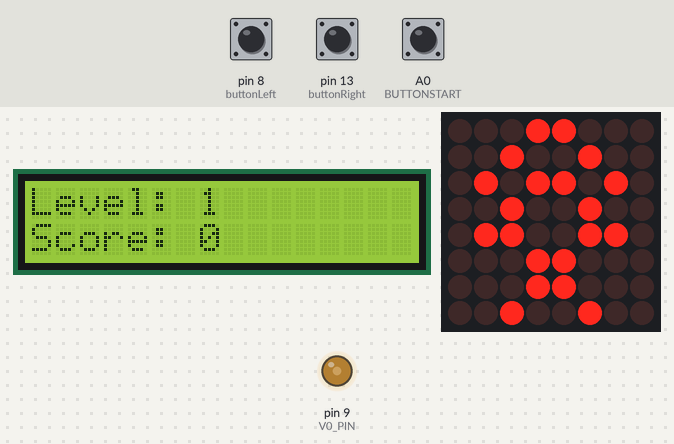
Bench run of a sketch on a simulated Arduino Uno, built with avr-gcc and run on an emulated ATmega328P. Parts: 16×2 character LCD, 8×8 LED matrix, output pins drawn as LEDs (lit = HIGH). Inputs (shaded band) come from the test bench; at power-on: A0 (BUTTONSTART) LOW, pin 8 (buttonLeft) LOW, pin 13 (buttonRight) LOW.

Above: at 1.2 s.
1.3 s: A0 (BUTTONSTART) pulled HIGH for 0.15 s
At 1.39 s:
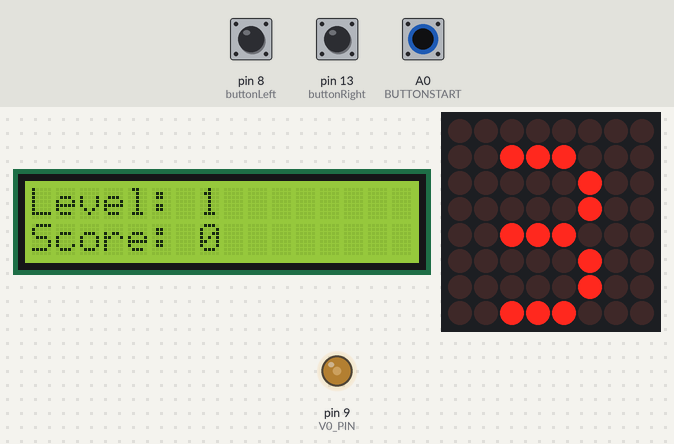
2.0 s: pin 8 (buttonLeft) pulled HIGH for 3.2 s
At 4.37 s:
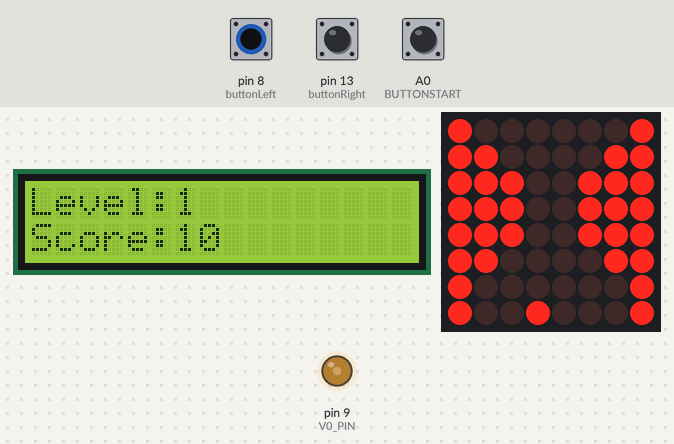
5.8 s: A0 (BUTTONSTART) pulled HIGH for 1 s
At 6.3 s:
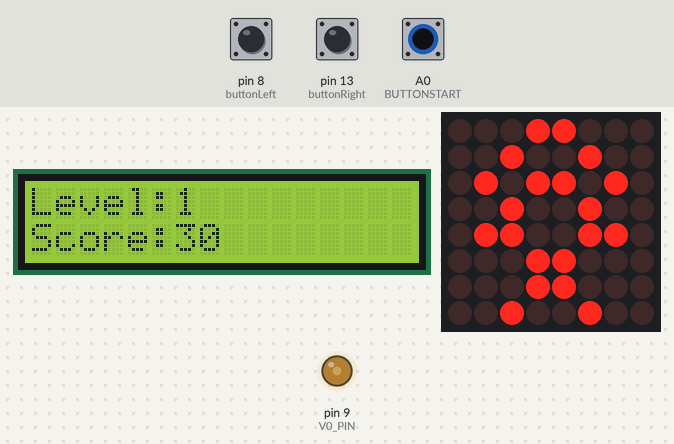
8.3 s: A0 (BUTTONSTART) pulled HIGH for 0.15 s
At 8.39 s:
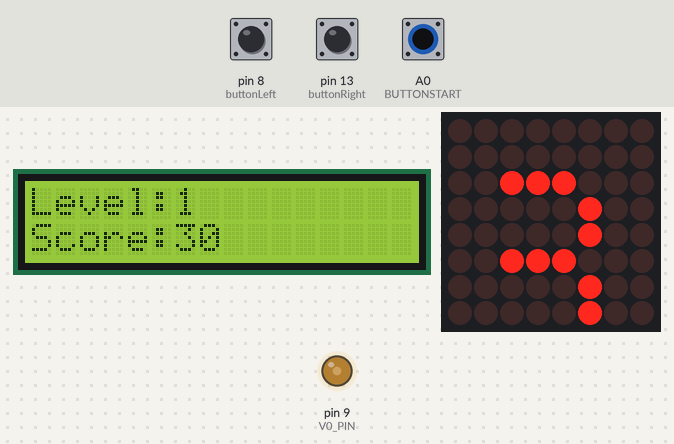
9.0 s: pin 13 (buttonRight) pulled HIGH for 3.2 s
At 11.38 s:
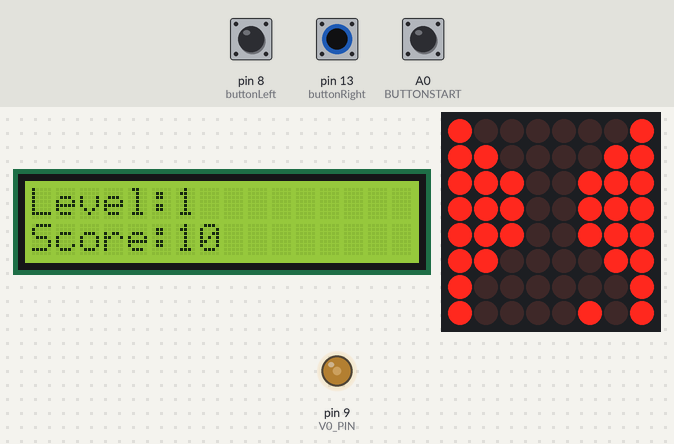

The sketch:

BitRace.ino
```cpp
  #include <LedControl.h>
  #include <LiquidCrystal.h>
  LedControl lc = LedControl(12, 11, 10, 1);
  LiquidCrystal lcd(2, 3, 4, 5, 6, 7);
  #define BUTTONSTART A0
  #define V0_PIN      9
  const int buttonLeft = 8;
  const int buttonRight = 13;


  bool buttonState;
  bool buttonStateRight = 0 ;
  bool buttonStateLeft = 0 ;
  bool gameState = 1;
  bool lastButtonState = 0;
  unsigned long lastDebounceTime = 0;
  unsigned long debounceDelay = 25;
  int v[46];
  int b[62];
  int c[32];
  int pozy = 4;
  int stepGame = 0;
  int count = 0;
  int score = 0;
  int nivel = 1;
  unsigned long periodAnimation = 100;
  unsigned long periodGame = 400;
  unsigned long startMillis;
  unsigned long currentMillis;


  bool logo[8][8]
  {
    {0, 0, 0, 1, 1, 0, 0, 0},
    {0, 0, 1, 0, 0, 1, 0, 0},
    {0, 1, 0, 1, 1, 0, 1, 0},
    {0, 0, 1, 0, 0, 1, 0, 0},
    {0, 1, 1, 0, 0, 1, 1, 0},
    {0, 0, 0, 1, 1, 0, 0, 0},
    {0, 0, 0, 1, 1, 0, 0, 0},
    {0, 0, 1, 0, 0, 1, 0, 0}
  };


  bool countDownAnimation[32][8]
  {
    {0, 0, 0, 0, 0, 0, 0, 0},
    {0, 0, 1, 1, 1, 0, 0, 0},
    {0, 0, 0, 0, 0, 1, 0, 0},
    {0, 0, 0, 0, 0, 1, 0, 0},
    {0, 0, 1, 1, 1, 0, 0, 0},
    {0, 0, 0, 0, 0, 1, 0, 0},
    {0, 0, 0, 0, 0, 1, 0, 0},
    {0, 0, 1, 1, 1, 0, 0, 0},
    {0, 0, 0, 0, 0, 0, 0, 0},
    {0, 0, 0, 1, 1, 0, 0, 0},
    {0, 0, 1, 0, 0, 1, 0, 0},
    {0, 0, 1, 0, 0, 1, 0, 0},
    {0, 0, 0, 0, 0, 1, 0, 0},
    {0, 0, 0, 0, 1, 0, 0, 0},
    {0, 0, 0, 1, 0, 0, 0, 0},
    {0, 0, 1, 1, 1, 1, 0, 0},
    {0, 0, 0, 0, 0, 0, 0, 0},
    {0, 0, 0, 0, 0, 1, 0, 0},
    {0, 0, 0, 0, 1, 1, 0, 0},
    {0, 0, 0, 1, 0, 1, 0, 0},
    {0, 0, 1, 0, 0, 1, 0, 0},
    {0, 0, 0, 0, 0, 1, 0, 0},
    {0, 0, 0, 0, 0, 1, 0, 0},
    {0, 0, 0, 0, 0, 1, 0, 0},
    {0, 0, 0, 0, 0, 0, 0, 0},
    {0, 1, 1, 0, 0, 1, 1, 0},
    {1, 0, 0, 0, 1, 0, 0, 1},
    {1, 0, 0, 0, 1, 0, 0, 1},
    {1, 0, 1, 1, 1, 0, 0, 1},
    {1, 0, 0, 1, 1, 0, 0, 1},
    {0, 1, 1, 0, 0, 1, 1, 0}
  };


  bool mapGame[45][8]
  {
    {1, 0, 0, 0, 0, 0, 0, 1},
    {1, 0, 0, 0, 0, 0, 0, 1},
    {1, 0, 0, 0, 0, 0, 0, 1},
    {1, 1, 0, 0, 0, 0, 0, 1},
    {1, 1, 1, 0, 0, 0, 0, 1},
    {1, 1, 1, 1, 0, 0, 0, 1},
    {1, 1, 1, 0, 0, 0, 0, 1},
    {1, 1, 0, 0, 0, 0, 1, 1},
    {1, 0, 0, 0, 0, 1, 1, 1},
    {1, 0, 0, 0, 1, 1, 1, 1},
    {1, 0, 0, 0, 0, 1, 1, 1},
    {1, 1, 0, 0, 0, 0, 1, 1},
    {1, 1, 1, 0, 0, 0, 0, 1},
    {1, 1, 1, 1, 0, 0, 0, 1},
    {1, 1, 1, 0, 0, 0, 0, 1},
    {1, 1, 0, 0, 0, 0, 1, 1},
    {1, 0, 0, 0, 0, 1, 1, 1},
    {1, 0, 0, 0, 1, 1, 1, 1},
    {1, 0, 0, 0, 0, 1, 1, 1},
    {1, 0, 0, 0, 0, 0, 1, 1},
    {1, 0, 0, 0, 0, 0, 0, 1},
    {1, 0, 0, 0, 0, 0, 0, 1},
    {1, 0, 0, 0, 0, 0, 0, 1},
    {1, 1, 0, 0, 0, 0, 1, 1},
    {1, 1, 1, 0, 0, 1, 1, 1},
    {1, 1, 1, 0, 0, 1, 1, 1},
    {1, 1, 1, 0, 0, 1, 1, 1},
    {1, 1, 0, 0, 0, 0, 1, 1},
    {1, 0, 0, 0, 0, 0, 0, 1},
    {1, 0, 0, 0, 0, 0, 0, 1},
    {1, 0, 0, 0, 0, 0, 0, 1},
    {1, 0, 0, 1, 1, 0, 0, 1},
    {1, 0, 0, 1, 1, 0, 0, 1},
    {1, 0, 0, 1, 1, 0, 0, 1},
    {1, 0, 0, 0, 0, 0, 0, 1},
    {1, 0, 0, 0, 0, 0, 0, 1},
    {1, 0, 0, 0, 0, 0, 0, 1},
    {1, 0, 0, 0, 0, 0, 0, 1},
    {1, 1, 0, 0, 0, 0, 1, 1},
    {1, 1, 1, 0, 0, 1, 1, 1},
    {1, 1, 1, 0, 0, 1, 1, 1},
    {1, 1, 1, 0, 0, 1, 1, 1},
    {1, 1, 0, 0, 0, 0, 1, 1},
    {1, 0, 0, 0, 0, 0, 0, 1},
    {1, 0, 0, 0, 0, 0, 0, 1}
  };


  bool endAnimation[8][62]
  {
   {0, 1, 1, 1, 1, 0, 0, 0, 0, 1, 1, 0, 0, 0, 0, 1, 0, 0, 0, 0, 0, 1, 0, 1, 1, 1, 1, 1, 0, 0, 0, 0, 1, 1, 0, 0, 0, 1, 0, 0, 0, 0, 0, 0, 1, 0, 1, 1, 1, 1, 1, 1, 0, 1, 1, 1, 1, 0, 0, 0, 0},
   {1, 0, 0, 0, 0, 0, 0, 0, 1, 0, 0, 1, 0, 0, 0, 1, 1, 0, 0, 0, 1, 1, 0, 1, 0, 0, 0, 0, 0, 0, 0, 1, 0, 0, 1, 0, 0, 1, 0, 0, 0, 0, 0, 0, 1, 0, 1, 0, 0, 0, 0, 0, 0, 1, 0, 0, 0, 1, 0, 0, 0},
   {1, 0, 0, 0, 0, 0, 0, 1, 0, 0, 0, 0, 1, 0, 0, 1, 0, 1, 0, 1, 0, 1, 0, 1, 0, 0, 0, 0, 0, 0, 1, 0, 0, 0, 0, 1, 0, 0, 1, 0, 0, 0, 0, 1, 0, 0, 1, 0, 0, 0, 0, 0, 0, 1, 0, 0, 0, 1, 0, 0, 0},
   {1, 0, 0, 0, 0, 0, 0, 1, 0, 0, 0, 0, 1, 0 ,0, 1, 0, 0, 1, 0, 0, 1, 0, 1, 0, 0, 0, 0, 0, 0, 1, 0, 0, 0, 0, 1, 0, 0, 1, 0, 0, 0, 0, 1, 0, 0, 1, 0, 0, 0, 0, 0, 0, 1, 1, 1, 1, 0, 0, 0, 0},
   {1, 0, 1, 1, 1, 1, 0, 1, 1, 1, 1, 1, 1, 0, 0, 1, 0, 0, 0, 0, 0, 1, 0, 1, 1, 1, 1, 1, 0, 0, 1, 0, 0, 0, 0, 1, 0, 0, 0, 1, 0, 0, 1, 0, 0, 0, 1, 1, 1, 1, 1, 1, 0, 1, 1, 0, 0, 0, 0, 0, 0},
   {1, 0, 0, 0, 0, 1, 0, 1, 0, 0, 0, 0, 1, 0, 0, 1, 0, 0, 0, 0, 0, 1, 0, 1, 0, 0, 0, 0, 0, 0, 1, 0, 0, 0, 0, 1, 0, 0, 0, 1, 0, 0, 1, 0, 0, 0, 1, 0, 0, 0, 0, 0, 0, 1, 0, 1, 0, 0, 0, 0, 0},
   {1, 0, 0, 0, 0, 1, 0, 1, 0, 0, 0, 0, 1, 0, 0, 1, 0, 0, 0, 0, 0, 1, 0, 1, 0, 0, 0, 0, 0, 0, 0, 1, 0, 0, 1, 0, 0, 0, 0, 0, 1, 1, 0, 0, 0, 0, 1, 0, 0, 0, 0, 0, 0, 1, 0, 0, 1, 0, 0, 0, 0},
   {1, 1, 1, 1, 1, 1, 0, 1, 0, 0, 0, 0, 1, 0, 0, 1, 0, 0, 0, 0, 0, 1, 0, 1, 1, 1, 1, 1, 0, 0, 0, 0, 1, 1, 0, 0, 0, 0, 0, 0, 1, 1, 0, 0, 0, 0, 1, 1, 1, 1, 1, 1, 0, 1, 0, 0, 0, 1, 0, 0, 0}
  };


  void setup()
  {
       lc.shutdown(0, false);
       lc.setIntensity(0, 15);
       lc.clearDisplay(0);
       lcd.begin(16, 2);
       lcd.clear();
       lcd.setCursor(0, 0);
       lcd.print("Level: ");
       lcd.print(nivel);
       lcd.setCursor(0, 1);
       lcd.print("Score: ");
       lcd.print(score);
       pinMode(V0_PIN, OUTPUT);
       analogWrite(V0_PIN, 90);
       pinMode(BUTTONSTART, INPUT);
       pinMode(buttonLeft, INPUT);
       pinMode(buttonRight, INPUT);
       for (int i = 0; i <= 44; i++)
       {
            v[i] = i;
       }
       for (int j = 0; j < 62; j++)
       {
            b[j] = j;
       }
       for (int t = 0; t < 31; t++)
       {
            c[t] = t;
       }
       startMillis = millis();
  }


  void spinMapGame()
  {
       for (int i = 44; i >= 1; i--)
       {
            int aux = v[i];
            v[i] = v[i-1];
            v[i-1] = aux;
       }
  }


  void spinEndAnimation()
  {
       for (int i = 0; i < 61 ; i++)
       {
            int aux = b[i];
            b[i] = b[i+1];
            b[i+1] = aux;
       }
  }


  void spinFirstAnimation()
  {
       for (int i = 0; i < 31; i++)
       {
            int aux = c[i];
            c[i] = c[i+1];
            c[i+1] = aux;
       }
  }


  void moveBit()
  {
       buttonStateLeft = digitalRead(buttonLeft);
       buttonStateRight = digitalRead(buttonRight);
       if (buttonStateLeft == HIGH)
       {
            pozy--;
       }
       if (buttonStateRight == HIGH)
       {
            pozy++;
       }
  }


  void level()
  {
       if (periodGame >= 350 && periodGame <= 400)
       {
            nivel = 1;
       }
       if (periodGame >= 300 && periodGame < 350)
       {
            nivel = 2;
       }
       if (periodGame >= 250 && periodGame < 300)
       {
            nivel = 3;
       }
       if (periodGame >= 200 && periodGame < 250)
       {
            nivel = 4;
       }
       if (periodGame >= 150 && periodGame < 200)
       {
            nivel = 5;
       }
       if (periodGame >= 90 && periodGame < 150)
       {
            nivel = 6;
       }
  }


  void printScore()
  {
       lcd.begin(16, 2);
       lcd.clear();
       lcd.setCursor(0, 0);
       lcd.print("Level:");
       level();
       lcd.print(nivel);
       lcd.setCursor(0, 1);
       lcd.print("Score:");
       lcd.print(score);
  }


  void printLogo()
  {
       for (int i = 0; i <= 7; i++)
       {
            for (int j = 0; j <= 7; j++)
            {
                 lc.setLed(0, i, j, logo[i][j]);
            }
       }
  }


  void printCountDown()
  {
       for (int i = 0; i <= 7; i++)
       {
            for (int j = 0; j <= 7; j++)
            {
                 lc.setLed(0, i, j, countDownAnimation[c[i]][j]);
            }
       }
  }


  void printMapGame()
  {
       for (int i = 44; i >= 37; i--)
       {
            for (int j = 0; j <= 7; j++)
            {
                 lc.setLed(0, i-37, j, mapGame[v[i]][j]);
            }

       }
  }


  void printEndAnimation()
  {
       for (int i = 0; i <= 7; i++)
       {
            for (int j = 0; j <= 7; j++)
            {
                 lc.setLed(0, i, j, endAnimation[i][b[j]]);
            }
       }
  }


  void velocityMap()
  {
       if (periodGame >= 100)
       {
            periodGame = periodGame - 1;
       }
  }


  void endStepOne()
  {
       if(mapGame[v[44]][pozy] == 1)
       {
            stepGame = 2;
       }
  }


  void resetGame()
  {
       for (int i = 0; i <= 62; i++)
       {
            if (b[0] != 0)
            {
                 spinEndAnimation();
            }
            if (v[0] != 0)
            {
                 spinMapGame();
            }
            if (c[0] != 0)
            {
                 spinFirstAnimation();
            }
        }
        count = 0;
        stepGame = 0;
        pozy = 4;
        periodGame = 400;
        score = 0;
   }


   void endStepZero()
   {
        count = count + 1;
        if (count == 25)
        {
             stepGame = 1;
             count = 0;
        }
   }


   void endStepTwo()
   {
        count = count + 1;
        if (count == 55)
        {
             count = 0;
             stepGame = 0;
             gameState =! gameState;
        }
   }


   void addScore()
   {
        score = score + 10;
   }


  void loop()
  {
      int reading = digitalRead(BUTTONSTART);
      if (reading != lastButtonState)
      {
           lastDebounceTime = millis();
      }
      if ((millis() - lastDebounceTime) > debounceDelay)
      {
           if (reading != buttonState)
           {
                buttonState = reading;
                if (buttonState == HIGH)
                {
                     gameState =! gameState;
                }
           }
      }
      int currentMillis = millis();
      if (gameState != 1)
      {
           if (stepGame == 0)
           {
                if (currentMillis - startMillis >= periodAnimation)
                {
                     printCountDown();
                     endStepZero();
                     spinFirstAnimation();
                     printScore();
                     startMillis = currentMillis;
                }
           }
           else
           {
                if (stepGame == 1)
                {
                     if (currentMillis - startMillis >= periodGame)
                     {
                          moveBit();
                          printMapGame();
                          endStepOne();
                          lc.setLed(0, 7, pozy, 1);
                          spinMapGame();
                          addScore();
                          printScore();
                          velocityMap();
                          startMillis = currentMillis;
                     }

                }
                else
                {
                     if (stepGame == 2)
                     {
                          if (currentMillis - startMillis >= periodAnimation)
                          {
                               printEndAnimation();
                               spinEndAnimation();
                               endStepTwo();
                               startMillis = currentMillis;
                          }

                      }
                }
           }
      }
      else
      {
           printLogo();
           resetGame();

      }
      lastButtonState = reading;
  }
```

Measured:
- after the input at 1.3 s, the display: changes at once (image 1)
- after the input at 2.0 s, the display: first differs from a run without the input after 2.1 s (image 2 shows a later state)
- after the input at 5.8 s, the display: changes at once (image 3)
- after the input at 8.3 s, the display: changes after 0.05 s (image 4)
- after the input at 9.0 s, the display: first differs from a run without the input after 2.1 s (image 5 shows a later state)
